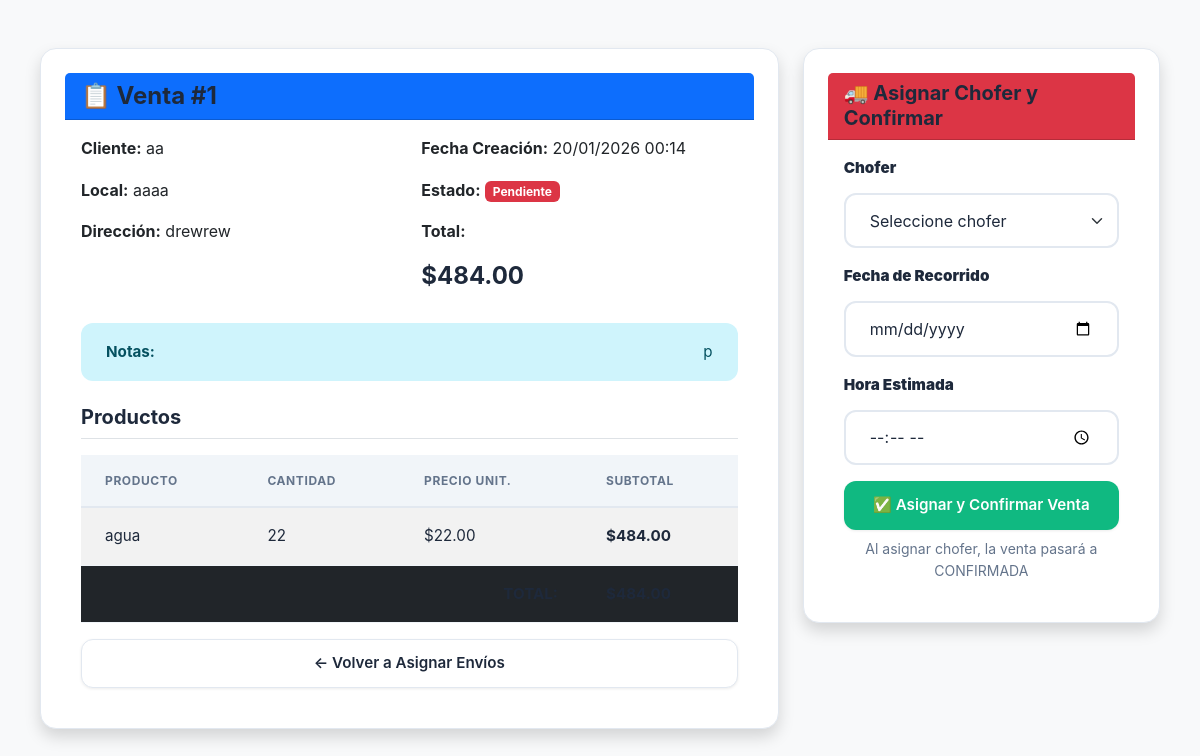
The page /ventas/detalle/1/ (signed in) on the database its author committed.
### stock/models.py (models this page shows, shortened)
class Ventas(models.Model):
    ESTADO_CHOICES = [
        ('pendiente', 'Pendiente'),
        ('confirmada', 'Confirmada'),
        ('enviada', 'Enviada'),      # 🎯 Aquí se descuenta stock
        ('entregada', 'Entregada'),
        ('cancelada', 'Cancelada'),
    ]
    usuario_creador = models.ForeignKey(
        User,
        on_delete=models.SET_NULL,
        null=True,
        blank=True,
        related_name='ventas_creadas',
        verbose_name="Usuario creador"
    )
    cliente = models.ForeignKey(
        Cliente,
        on_delete=models.CASCADE,
        verbose_name="Cliente"
    )
    chofer = models.ForeignKey(
        Chofer,
        on_delete=models.SET_NULL,
        null=True,
        blank=True,
        verbose_name="Chofer Asignado"
    )
    fecha_envio_programada = models.DateField(
        blank=True,
        null=True,
        verbose_name="Fecha Programada de Envío"
    )
    hora_envio_programada = models.TimeField(
        blank=True,
        null=True,
        verbose_name="Hora Programada de Envío"
    )
    estado = models.CharField(
        max_length=20,
        choices=ESTADO_CHOICES,
        default='pendiente',
        verbose_name="Estado"
    )
    valor_total = models.DecimalField(
        max_digits=10,
        decimal_places=2,
        default=0
    )
    fecha_creacion = models.DateTimeField(
        auto_now_add=True,
        verbose_name="Fecha de Creación"
    )
    fecha_envio = models.DateTimeField(
        blank=True,
        null=True,
        verbose_name="Fecha Real de Envío"
    )
    notas = models.TextField(
        blank=True,
        null=True,
        verbose_name="Notas"
    )
    class Meta:
        verbose_name = "Venta"
        verbose_name_plural = "Ventas"
        ordering = ['-fecha_creacion']

class Cliente(models.Model):
    nombre_completo = models.CharField(max_length=200, verbose_name="Nombre y Apellido")
    nombre_local = models.CharField(max_length=200, blank=True, null=True, verbose_name="Nombre del Local")
    cuil = models.CharField(
        max_length=13,
        blank=True,
        null=True,
        verbose_name="CUIL/CUIT",
        unique=True  # Opcional: si querés que sea único
    )
    email = models.EmailField(unique=True, blank=True, null=True)
    telefono = models.CharField(max_length=20, blank=True, null=True)
    direccion = models.TextField(blank=True, null=True)
    fecha_registro = models.DateTimeField(auto_now_add=True)
    class Meta:
        verbose_name = "Cliente"
        verbose_name_plural = "Clientes"
        ordering = ['nombre_completo']

class DetalleVenta(models.Model):
    venta = models.ForeignKey(Ventas, on_delete=models.CASCADE, related_name='detalles')
    producto = models.ForeignKey(Producto, on_delete=models.CASCADE)
    cantidad = models.PositiveIntegerField()
    precio_unitario = models.DecimalField(max_digits=10, decimal_places=2)
    subtotal = models.DecimalField(max_digits=10, decimal_places=2)
    class Meta:
        verbose_name = "Detalle de Venta"
        verbose_name_plural = "Detalles de Ventas"

class Producto(models.Model):
    nombre = models.CharField(max_length=100)
    tipo = models.ForeignKey(TipoProducto, on_delete=models.CASCADE)
    cantidad = models.PositiveIntegerField(default=0)
    valor = models.DecimalField(max_digits=10, decimal_places=2)
    valor_compra = models.DecimalField(
        max_digits=10,
        decimal_places=2,
        verbose_name="Precio de Compra",
        default=0.00  # Valor por defecto
    )
    umbral_alerta = models.PositiveIntegerField(
        default=5,
        verbose_name="Stock Mínimo de Alerta"
    )
    fecha_modificacion = models.DateTimeField(auto_now=True)

### stock/views.py (the view)
# urls.py: path('ventas/detalle/<int:venta_id>/', views.detalle_venta, name='detalle_venta'),
@login_required
def detalle_venta(request, venta_id):
    venta = get_object_or_404(Ventas, id=venta_id)
    detalles = venta.detalles.select_related('producto').all()
    choferes = Chofer.objects.filter(activo=True).order_by('nombre_completo')
    return render(request, 'ventas/detalle_venta.html', {
        'venta': venta,
        'detalles': detalles,
        'choferes': choferes  # 👈 ESTO ES LO IMPORTANTE
    })

### stock/templates/ventas/detalle_venta.html (shortened to what this page needs)
{% load static %}
<!DOCTYPE html>
<html lang="es">
<head>
    <link rel="stylesheet" href="{% static 'css/bootstrap.min.css' %}">
     <link rel="stylesheet" href="{% static 'css/style.css' %}">
</head>
<body class="bg-light">
    <div class="container mt-4">
        <div class="row">
            <div class="col-md-8">
                <div class="card shadow mb-4">
                    <div class="card-header bg-primary text-white">
                        <h4 class="mb-0">📋 Venta #{{ venta.id }}</h4>
                    </div>
                    <div class="card-body">
                        <div class="row mb-3">
                            <div class="col-md-6">
                                <p><strong>Cliente:</strong> {{ venta.cliente.nombre_completo }}</p>
                                {% if venta.cliente.nombre_local %}
                                <p><strong>Local:</strong> {{ venta.cliente.nombre_local }}</p>
                                {% endif %}
                                <p><strong>Dirección:</strong> {{ venta.cliente.direccion|default:"Sin dirección" }}</p>
                            </div>
                            <div class="col-md-6">
                                <p><strong>Fecha Creación:</strong> {{ venta.fecha_creacion|date:"d/m/Y H:i" }}</p>
                                <p><strong>Estado:</strong>
                                    {% if venta.estado == 'pendiente' %}
                                        <span class="badge bg-danger">{{ venta.get_estado_display }}</span>
                                    {% elif venta.estado == 'confirmada' %}
                                        <span class="badge bg-warning text-dark">{{ venta.get_estado_display }}</span>
                                    {% elif venta.estado == 'enviada' %}
                                        <span class="badge bg-info">{{ venta.get_estado_display }}</span>
                                    {% elif venta.estado == 'entregada' %}
                                        <span class="badge bg-success">{{ venta.get_estado_display }}</span>
                                    {% else %}
                                        <span class="badge bg-secondary">{{ venta.get_estado_display }}</span>
                                    {% endif %}
                                </p>
                                <p><strong>Total:</strong> <h4>${{ venta.valor_total }}</h4></p>
                            </div>
                        </div>
                        {% if venta.notas %}
                        <div class="alert alert-info">
                            <strong>Notas:</strong> {{ venta.notas }}
                        </div>
                        {% endif %}
                        <h5 class="border-bottom pb-2 mb-3">Productos</h5>
                        <table class="table table-striped">
                            <thead>
                                <tr>
                                    <th>Producto</th>
                                    <th>Cantidad</th>
                                    <th>Precio Unit.</th>
                                    <th>Subtotal</th>
                                </tr>
                            </thead>
                            <tbody>
                                {% for detalle in detalles %}
                                <tr>
                                    <td>{{ detalle.producto.nombre }}</td>
                                    <td>{{ detalle.cantidad }}</td>
                                    <td>${{ detalle.precio_unitario }}</td>
                                    <td><strong>${{ detalle.subtotal }}</strong></td>
                                </tr>
                                {% endfor %}
                                <tr class="table-dark">
                                    <td colspan="3" class="text-end"><strong>TOTAL:</strong></td>
                                    <td><strong>${{ venta.valor_total }}</strong></td>
                                </tr>
                            </tbody>
                        </table>
                        <div class="d-grid gap-2">
                            <a href="{% url 'asignar_envios_pendientes' %}" class="btn btn-secondary">
                                ← Volver a Asignar Envíos
                            </a>
                        </div>
                    </div>
                </div>
            </div>
            <div class="col-md-4">
                {% if venta.estado in 'pendiente,confirmada' %}
                <div class="card shadow mb-3">
                    <div class="card-header {% if venta.estado == 'pendiente' %}bg-danger{% else %}bg-success{% endif %} text-white">
                        <h5 class="mb-0">🚚 Asignar Chofer y Confirmar</h5>
                    </div>
                    <div class="card-body">
                        <form method="POST" action="{% url 'asignar_chofer_venta' venta.id %}">
                            <div class="mb-3">
                                <label class="form-label"><strong>Chofer</strong></label>
                                <select name="chofer" class="form-select" required>
                                    <option value="">Seleccione chofer</option>
                                </select>
                            </div>
                            <div class="mb-3">
                                <label class="form-label"><strong>Fecha de Recorrido</strong></label>
                                <input type="date" name="fecha_envio_programada" class="form-control"
                                       value="{% if venta.fecha_envio_programada %}{{ venta.fecha_envio_programada|date:'Y-m-d' }}{% endif %}"
                                       required>
                            </div>
                            <div class="mb-3">
                                <label class="form-label"><strong>Hora Estimada</strong></label>
                                <input type="time" name="hora_envio_programada" class="form-control"
                                       value="{% if venta.hora_envio_programada %}{{ venta.hora_envio_programada|time:'H:i' }}{% endif %}">
                            </div>
                            {% if venta.estado == 'pendiente' %}
                            <button type="submit" class="btn btn-success w-100 btn-lg">
                                ✅ Asignar y Confirmar Venta
                            </button>
                            <small class="text-muted d-block mt-2 text-center">
                                Al asignar chofer, la venta pasará a CONFIRMADA
                            </small>
                            {% else %}
                            <button type="submit" class="btn btn-primary w-100">
                                💾 Actualizar Asignación
                            </button>
                            {% endif %}
                        </form>
                    </div>
                </div>
                {% endif %}
            </div>
        </div>
    </div>
</body>
</html>

### rows shown on the page
Ventas: id "1", cliente.nombre_completo "aa", cliente.nombre_local "aaaa", cliente.direccion "drewrew", fecha_creacion "20/01/2026 00:14", estado "Pendiente", valor_total "484.00", notas "p"
DetalleVenta: producto.nombre "agua", cantidad "22", precio_unitario "22.00", subtotal "484.00"
